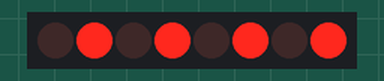
Bench run of a program on a simulated Raspberry Pi (BCM pin numbers). Parts: 8 shift-register outputs drawn as a row of LEDs (first output left, lit = HIGH). What the program prints to the terminal is not drawn. At 7.5 s the program stops and its outputs stay as they are.

Above: at 0.1 s.
At 0.6 s:
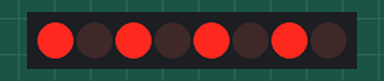
At 1.6 s:
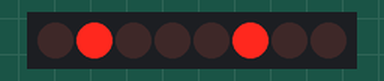
At 3.1 s:
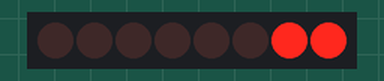
At 4.6 s:
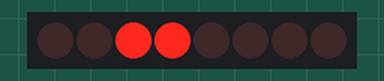
At 6.1 s:
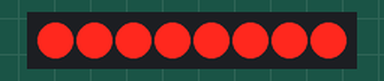
Timing chart, 0 to 9.0 s (numbered marks = the images above):
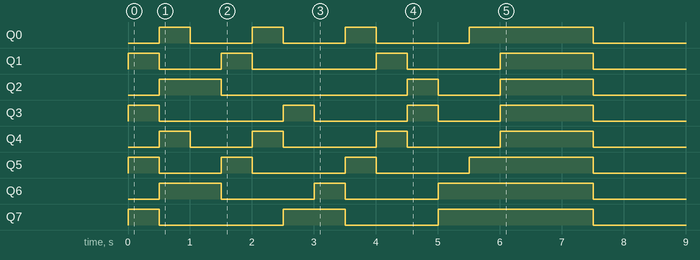

Measured:
- by itself, Q0: LOW → HIGH at 0.50 s, → LOW 0.50 s later, → HIGH 1.0 s later, → LOW 0.50 s later, … (8 changes in this stretch)
- by itself, Q1: LOW → HIGH at 0.00 s, → LOW 0.50 s later, → HIGH 1.0 s later, → LOW 0.50 s later, … (8 changes in this stretch)
- by itself, Q2: goes HIGH 1.0 s, LOW 3.0 s, HIGH 0.50 s, LOW 1.0 s, HIGH 1.5 s, then LOW
- by itself, Q3: LOW → HIGH at 0.00 s, → LOW 0.50 s later, → HIGH 2.0 s later, → LOW 0.50 s later, … (8 changes in this stretch)
- by itself, Q4: LOW → HIGH at 0.50 s, → LOW 0.50 s later, → HIGH 1.0 s later, → LOW 0.50 s later, … (8 changes in this stretch)
- by itself, Q5: LOW → HIGH at 0.00 s, → LOW 0.50 s later, → HIGH 1.0 s later, → LOW 0.50 s later, … (8 changes in this stretch)
- by itself, Q6: goes HIGH 1.0 s, LOW 1.5 s, HIGH 0.50 s, LOW 1.5 s, HIGH 2.5 s, then LOW
- by itself, Q7: goes HIGH 0.50 s, LOW 2.0 s, HIGH 1.0 s, LOW 1.5 s, HIGH 2.5 s, then LOW

The program:

flashingPattern.py
```python
import time

from ShiftRegister import ShiftRegister

shift_register = ShiftRegister(data_pin=16, latch_pin=20, clock_pin=21)

pattern = ["01010101",
		   "10101010",
		   "10001000",
		   "01000100",
		   "00100010",
		   "00010001",
		   "10000001",
		   "01000010",
		   "00100100",
		   "00011000",
		   "10000001",
		   "11000011",
		   "11111111"]

for x in pattern:
	shift_register.write(x)
	time.sleep(0.5)

print("wowwee")
time.sleep(1)
shift_register.clear()
```

ShiftRegister.py
```python
#class to take care of initialising/defining/writing to the 74HC595 shift register
#TODO: Expand functionality and __init__ function for GPIO input

import  RPi.GPIO as GPIO
class ShiftRegister(object):
    def __init__(self, data_pin: int, latch_pin: int, clock_pin: int):
        self.data_pin = data_pin
        self.latch_pin = latch_pin
        self.clock_pin = clock_pin
        GPIO.setmode(GPIO.BCM)
        GPIO.setup(data_pin, GPIO.OUT)
        GPIO.setup(latch_pin, GPIO.OUT)
        GPIO.setup(clock_pin, GPIO.OUT)

    """Writes data_string to the register"""
    def write(self, data_string: str):
        if len(data_string) != 8:
            raise ValueError("data_string must be 8 characters of 1's or 0's")
        GPIO.output(self.latch_pin, 0)
        for x in range(8):
            GPIO.output(self.data_pin, int(data_string[x-1]))
            GPIO.output(self.clock_pin, 1)
            GPIO.output(self.clock_pin, 0)
        GPIO.output(self.latch_pin, 1)

    """Turns off each pin and runs cleanup on GPIO"""
    def clear(self) -> None:
        self.write("00000000")
        #not doing GPIO.cleanup here as it will clean pins in other files that use this library
```
